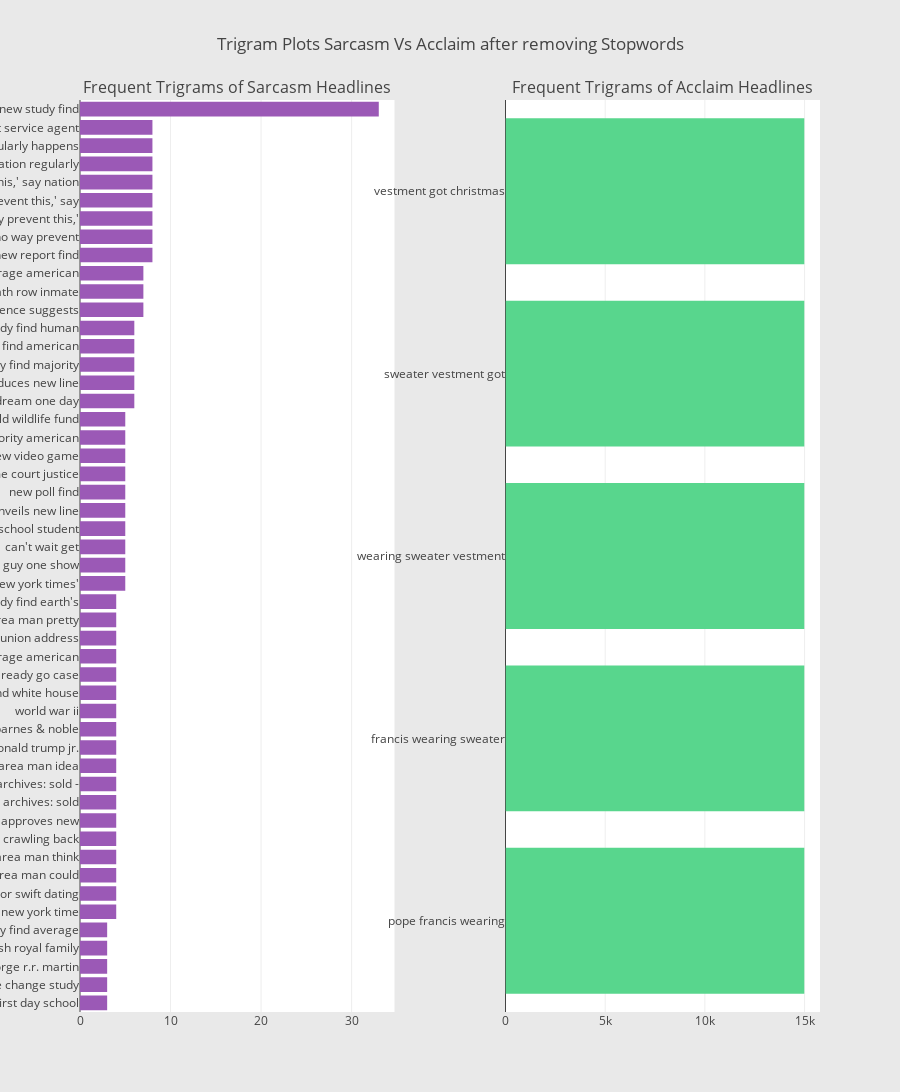

Write notebook code for a chart like this one.
### Code cell
#Plotting the Trigram plot
from collections import defaultdict
freq_dict = defaultdict(int)
for sent in sar_wost_lem_df["sarcasm"]:
    for word in generate_ngrams(sent,3):
        freq_dict[word] += 1
fd_sorted = pd.DataFrame(sorted(freq_dict.items(), key=lambda x: x[1])[::-1])
fd_sorted.columns = ["word", "wordcount"]
sar_2 = horizontal_bar_chart(fd_sorted.head(50), '#9B59B6')


freq_dict = defaultdict(int)
for sent in acc_wost_lem_df["acclaim"]:
    for word in generate_ngrams(sent,3):
        freq_dict[word] += 1
fd_sorted = pd.DataFrame(sorted(freq_dict.items(), key=lambda x: x[1])[::-1])
fd_sorted.columns = ["word", "wordcount"]
acc_2 = horizontal_bar_chart(fd_sorted.head(50), '#58D68D')

# Creating two subplots
fig = tools.make_subplots(rows=1, cols=2, vertical_spacing=0.04,horizontal_spacing=0.15,
                          subplot_titles=["Frequent Trigrams of Sarcasm Headlines", 
                                          "Frequent Trigrams of Acclaim Headlines"])
fig.append_trace(sar_2, 1, 1)
fig.append_trace(acc_2, 1, 2)
fig['layout'].update(height=1200, width=900, paper_bgcolor='rgb(233,233,233)', title="Trigram Plots Sarcasm Vs Acclaim after removing Stopwords")
iplot(fig, filename='word-plots')

### Figure 1 — Plotly figure (JSON) as saved in the notebook; plotly's stock layout.template omitted (floating-point values rounded to 4 significant figures)
{"data": [{"showlegend": false, "orientation": "h", "yaxis": "y", "y": ["first day school", "climate change study", "george r.r. martin", "british royal family", "study find average", "new york time", "taylor swift dating", "area man could", "area man think", "come crawling back", "fda approves new", "historical archives: sold", "archives: sold -", "area man idea", "donald trump jr.", "barnes & noble", "world war ii", "around white house", "ready go case", "find average american", "state union address", "area man pretty", "study find earth's", "'new york times'", "guy one show", "can't wait get", "high school student", "unveils new line", "new poll find", "supreme court justice", "new video game", "report: majority american", "world wildlife fund", "dream one day", "introduces new line", "study find majority", "study find american", "study find human", "new evidence suggests", "death row inmate", "report: average american", "new report find", "'no way prevent", "way prevent this,'", "prevent this,' say", "this,' say nation", "say nation regularly", "nation regularly happens", "secret service agent", "new study find"], "xaxis": "x", "marker": {"color": "#9B59B6"}, "x": [3, 3, 3, 3, 3, 4, 4, 4, 4, 4, 4, 4, 4, 4, 4, 4, 4, 4, 4, 4, 4, 4, 4, 5, 5, 5, 5, 5, 5, 5, 5, 5, 5, 6, 6, 6, 6, 6, 7, 7, 7, 8, 8, 8, 8, 8, 8, 8, 8, 33], "type": "bar", "uid": "88ebc066-05aa-43d7-935a-820dfb2d4d2a"}, {"showlegend": false, "orientation": "h", "yaxis": "y2", "y": ["pope francis wearing", "francis wearing sweater", "wearing sweater vestment", "sweater vestment got", "vestment got christmas"], "xaxis": "x2", "marker": {"color": "#58D68D"}, "x": [14985, 14985, 14985, 14985, 14985], "type": "bar", "uid": "e8f2643b-5d17-4981-9bd8-5ae9f41330c1"}], "layout": {"title": {"text": "Trigram Plots Sarcasm Vs Acclaim after removing Stopwords"}, "paper_bgcolor": "rgb(233,233,233)", "yaxis": {"domain": [0, 1], "anchor": "x"}, "xaxis2": {"domain": [0.575, 1], "anchor": "y2"}, "height": 1200, "width": 900, "yaxis2": {"domain": [0, 1], "anchor": "x2"}, "xaxis": {"domain": [0, 0.425], "anchor": "y"}, "annotations": [{"yanchor": "bottom", "xref": "paper", "xanchor": "center", "yref": "paper", "text": "Frequent Trigrams of Sarcasm Headlines", "y": 1, "x": 0.2125, "font": {"size": 16}, "showarrow": false}, {"yanchor": "bottom", "xref": "paper", "xanchor": "center", "yref": "paper", "text": "Frequent Trigrams of Acclaim Headlines", "y": 1, "x": 0.7875, "font": {"size": 16}, "showarrow": false}]}}
